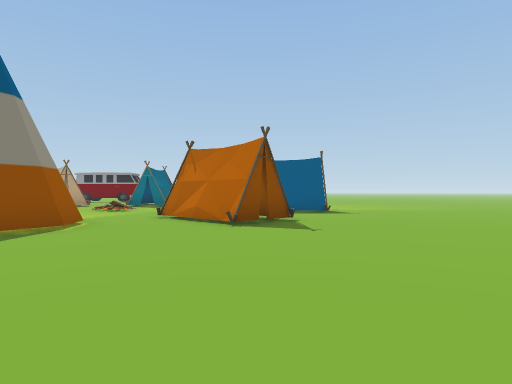
[1] (above)

24 first-person views from a walk through a scene from a Unity 3-D project. The camera is 1.2 m above the floor, looks level and sees 75° across. The floor is counted in squares, 2 m on a side. Each view is taken from the middle of a square. On the plan, view 1 faces up. The plan holds only what a view shows up to about 10 squares ahead; the rest is blank. The place goes on beyond the plan.

[2]
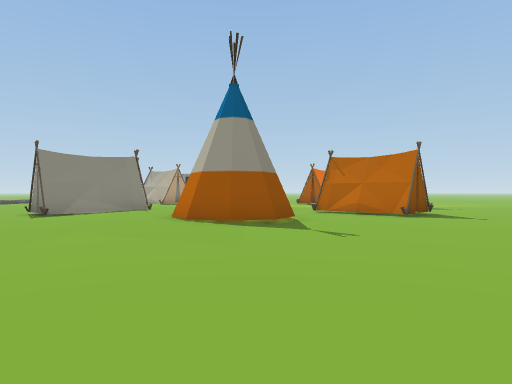

[3]
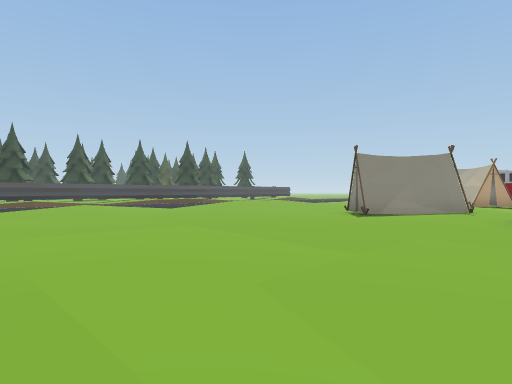

[4]
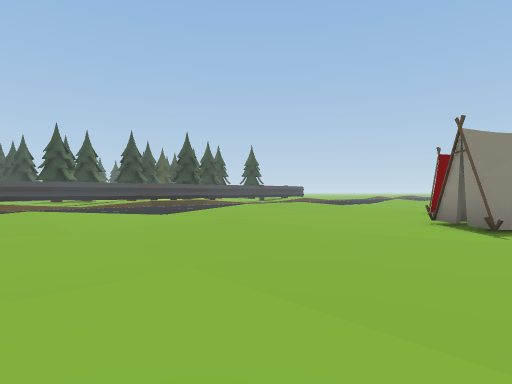

[5]
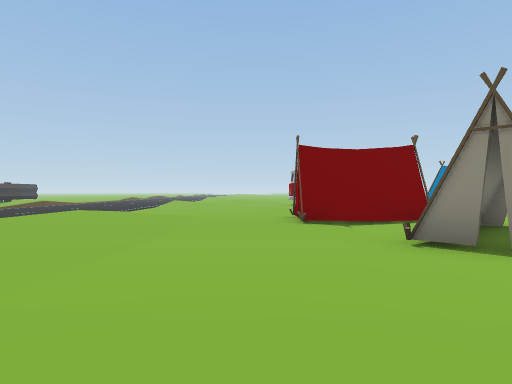

[6]
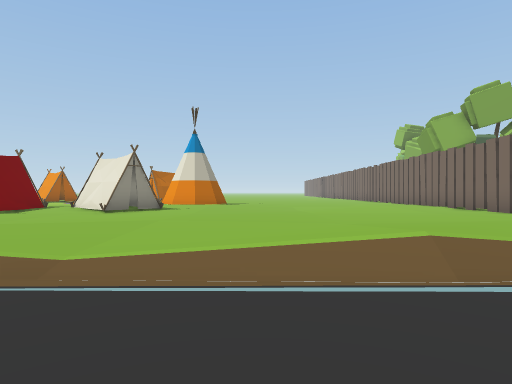

[7]
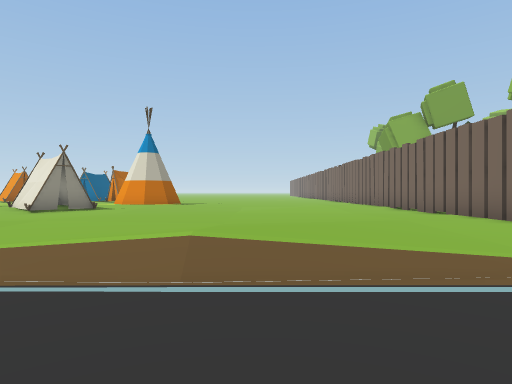

[8]
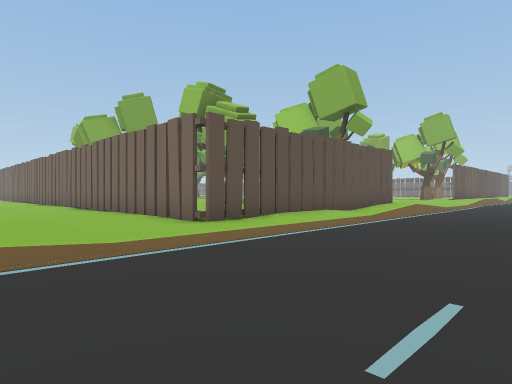

[9]
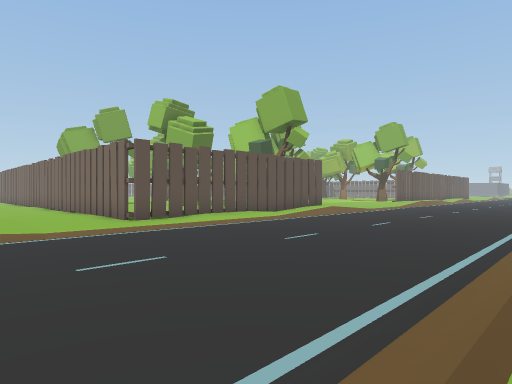

[10]
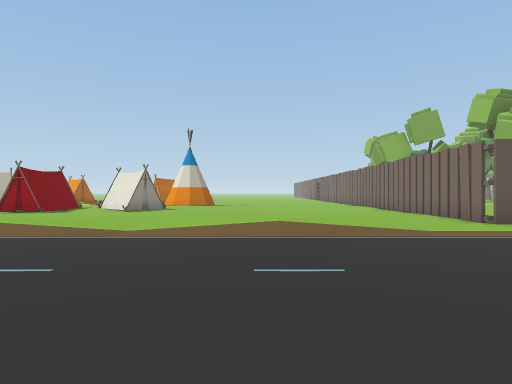

[11]
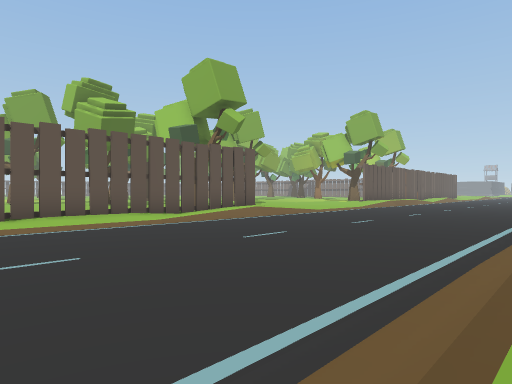

[12]
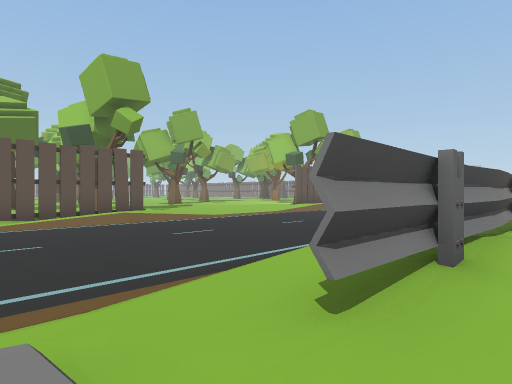

[13]
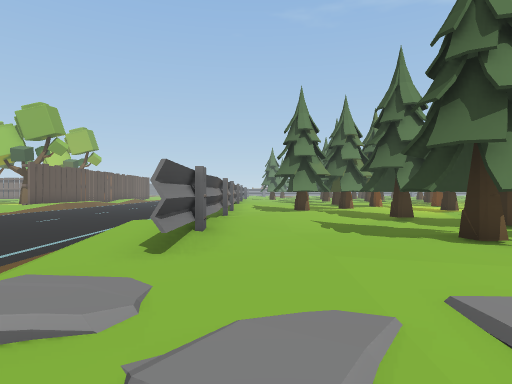

[14]
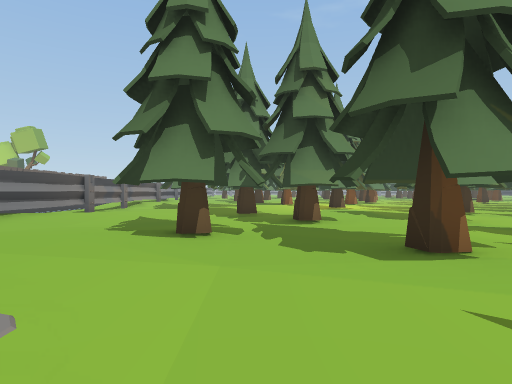

[15]
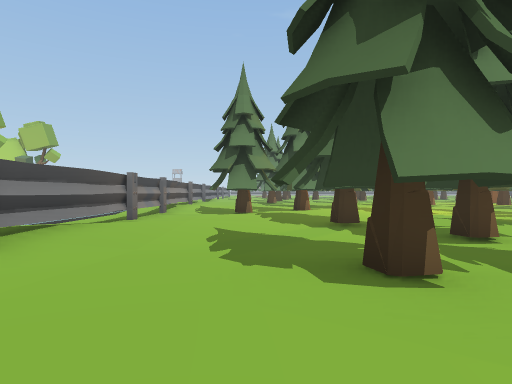

[16]
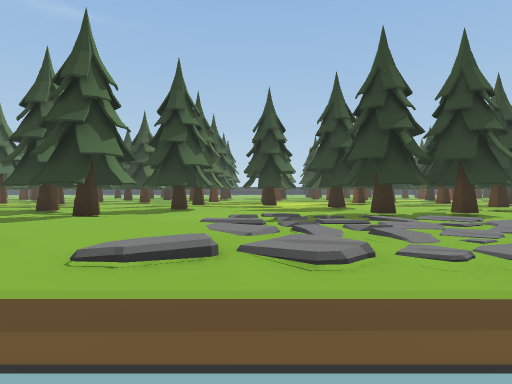

[17]
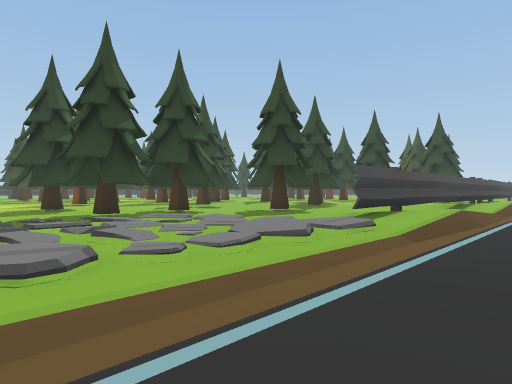

[18]
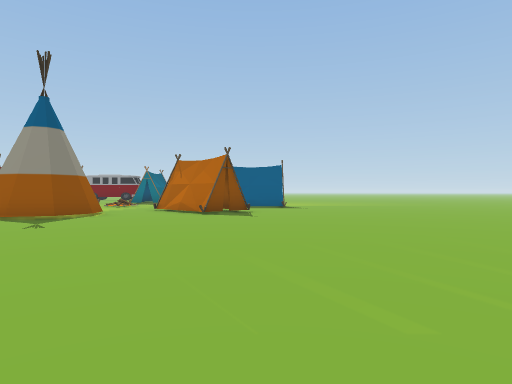

[19]
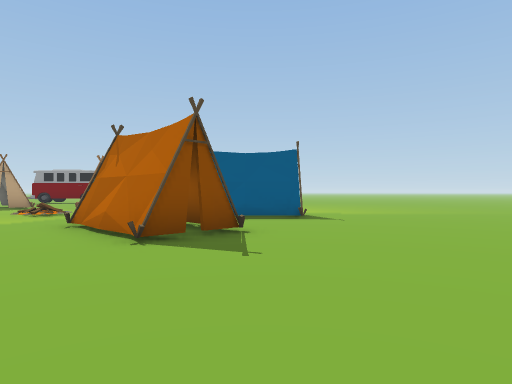

[20]
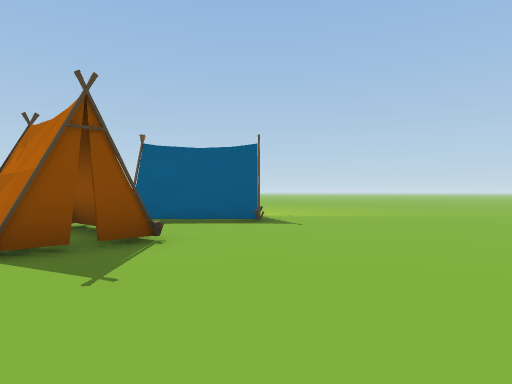

[21]
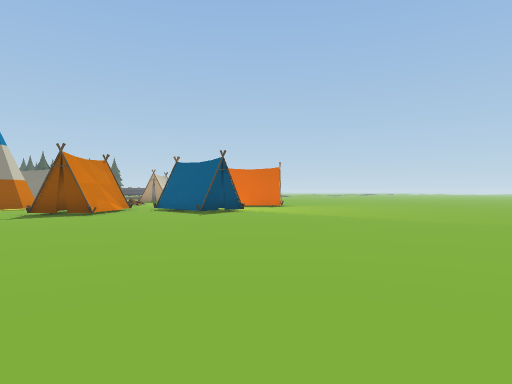

[22]
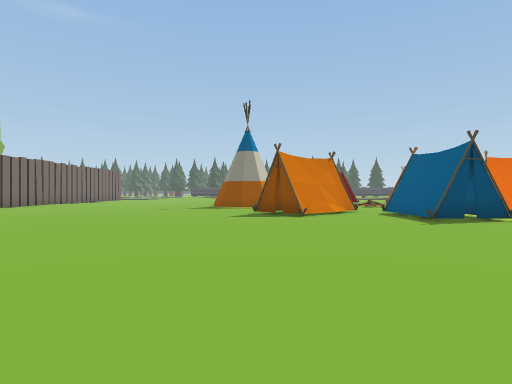

[23]
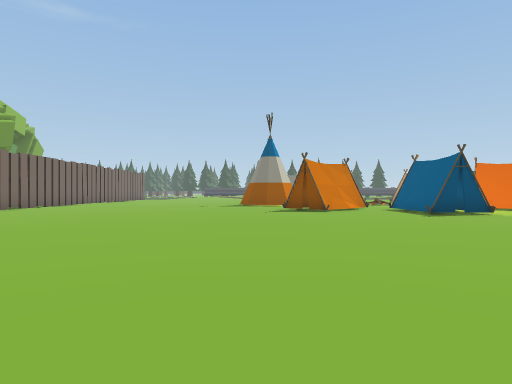

[24]
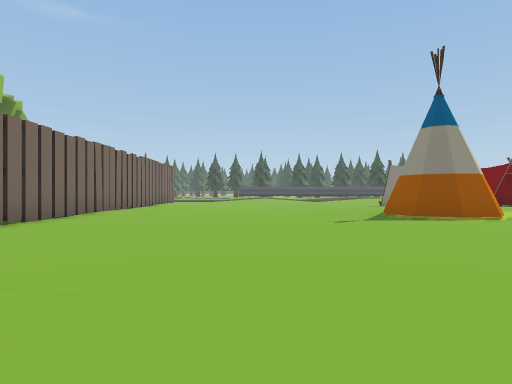

### Floor plan
Key: @ floor where view 1 was taken; # wall or solid block; x gap in a wall; . main floor; : floor 0.25 m higher than the main floor; - floor 0.25 m lower than the main floor; / step, stairs or slope; T tent.
Columns run from 32 left of view 1 to 11 right of it. Each row starts with its distance up from view 1.
 11                 //:..T T   //   TTT.......
 10                 /::..TTT   //. .TTT.......
  9                 //......T: ... T..........
  8                 //.....TTT....TTT..........
  7                 /:....TTT:. #..TT..........
  6               ../::....T.:/ #...T..........
  5         #/  ..../.:......:/##...............
  4        .#/....../..........................
  3       ..#/......//........................
  2      #. #/......//......--...............
  1     ##. #/....../::......-.............
  0   .....:#/....../::.............@.....
 -1  ..#...://....../::.................
 -2  ..#./////.........................
 -3 ##x##/////..............  ...... .
 -4 #....////........#######  #####
 -5  .../////........#
 -6  .../////........#
 -7  ..../::/........#
 -8  ##..::///....../#
 -9 .#..#::/#/....../#
-10 ...##...#/....../#
-11 ..##....#/....../#
-12 xx##...:# ....../
-13 ...#...:#/......
-14 :..##.:.#......
-15 .....:..#......

Positions as (right, up) in squares from view 1, and headings:
1: (0, 0), facing up
2: (-4, -2), facing up
3: (-5, -2), facing up-left
4: (-8, 0), facing up-left
5: (-12, 3), facing up
6: (-19, 3), facing right
7: (-19, 1), facing right
8: (-20, 0), facing down-right
9: (-23, 0), facing down-right
10: (-23, 2), facing right
11: (-23, -4), facing down-right
12: (-25, -7), facing down-right
13: (-25, -5), facing down
14: (-29, -5), facing down
15: (-27, -7), facing down
16: (-21, -6), facing left
17: (-21, -6), facing up-left
18: (1, -3), facing up
19: (1, 2), facing up
20: (2, 3), facing up
21: (10, 4), facing up-left
22: (9, 6), facing left
23: (11, 5), facing left
24: (4, 1), facing left
